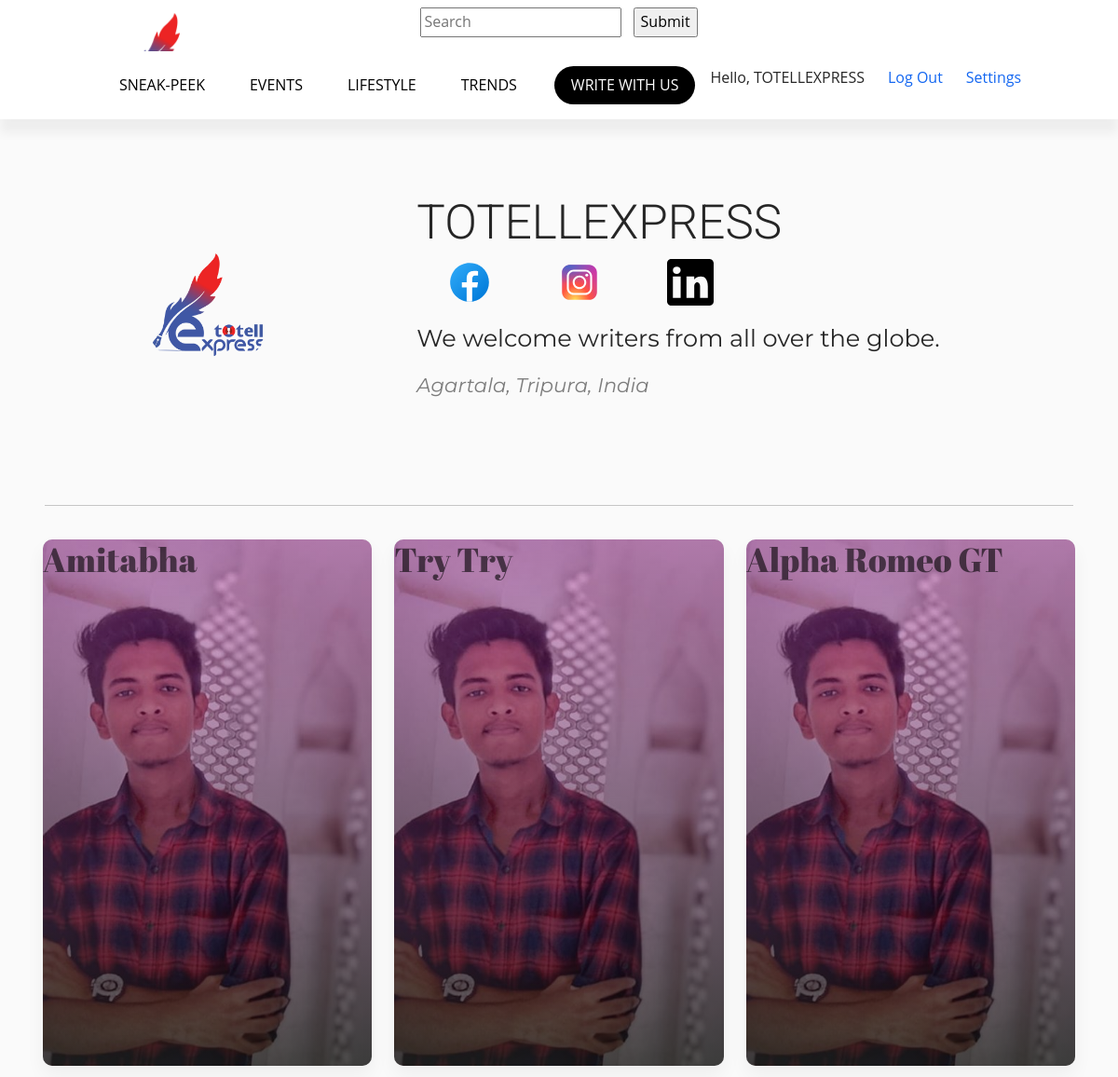
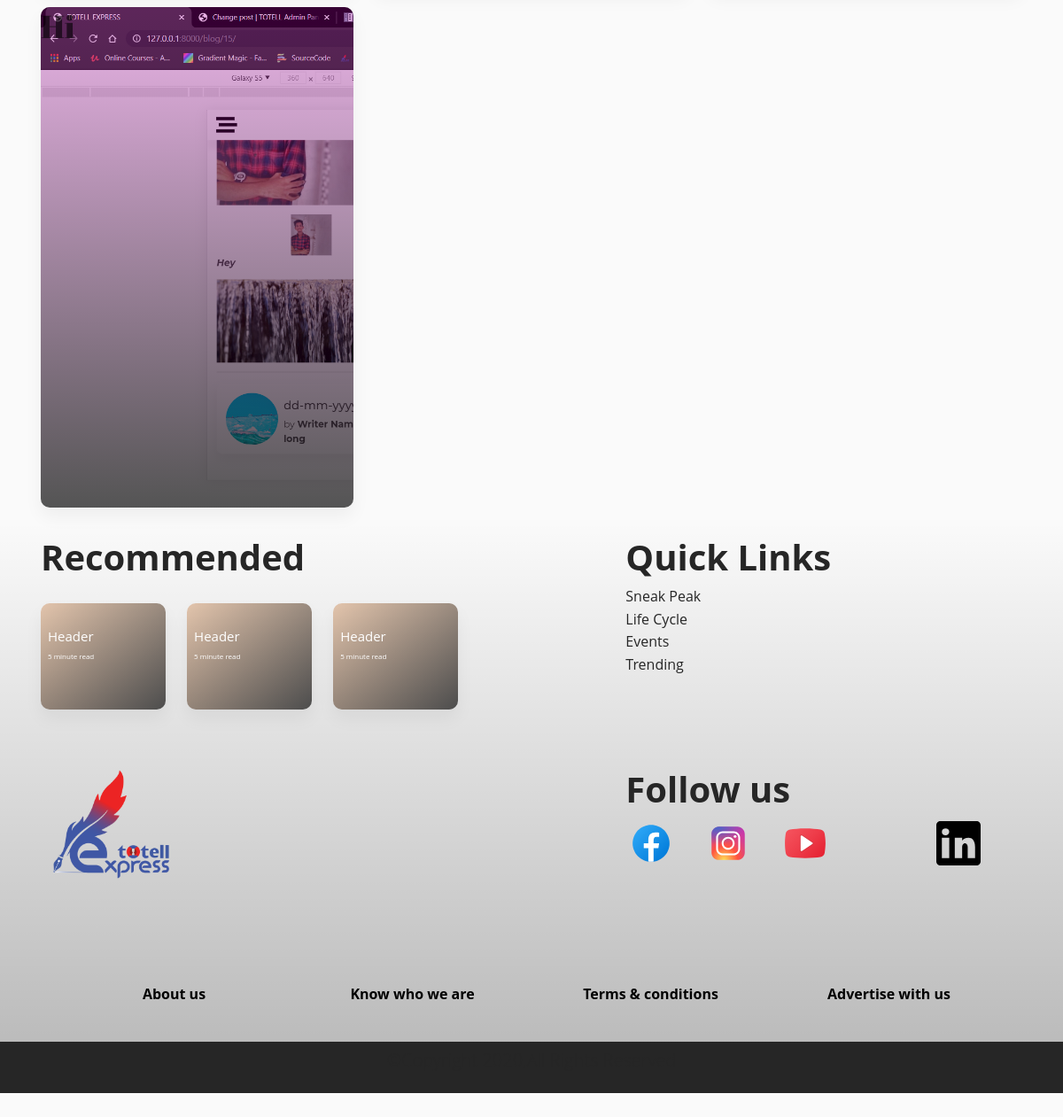
The page /profile/7/ (signed in) on the database its author committed (2 pictures, top to bottom).
### Blog/models.py (models this page shows, shortened)
class Writer(models.Model):
    user = models.OneToOneField(User, null=True, blank=True, on_delete=models.CASCADE)
    email = models.EmailField(unique=True)
    profile_pic = models.ImageField(default='Bloggers/profile.png', upload_to = 'Bloggers')
    bio = models.TextField()
    locality = models.CharField(max_length=25)
    state = models.CharField(max_length=25)
    country = models.CharField(max_length=25)
    instagram = models.URLField(unique=True, blank=True, null=True)
    linkedin = models.URLField(unique=True, blank=True, null=True)
    facebook = models.URLField(unique=True, blank=True, null=True)
    date = models.DateField(auto_now_add=True, blank=True, null=True)

class Post(models.Model):
    blogChoice = (
        ('Sneak Peek', 'Sneak Peek'),
        ('Events', 'Events'),
        ('Lifestyle', 'Lifestyle'),
        ('Trends', 'Trends'),
    )
    blogType = models.CharField(max_length=25, choices=blogChoice, null=True)
    title = models.CharField(max_length=100)
    cover = models.ImageField(upload_to='Blog Image')
    content = tinymce_models.HTMLField()
    timestamp = models.DateTimeField(auto_now_add=True, blank=True)
    approve = models.BooleanField(default=False)
    recommend = models.BooleanField(default=False)
    time = models.IntegerField()
    likes = models.ManyToManyField(User, related_name='blog_posts', blank=True)
    view = models.ManyToManyField(User, related_name='blog_views', blank=True)
    post_writer = models.ForeignKey(Writer,null=True, related_name="tags", related_query_name="tag", on_delete=models.CASCADE)

### Blog/views.py (the view)
# urls.py: path('profile/<str:pk>/', views.profile, name="profile"),
def profile(request, pk):
    writer = Writer.objects.get(id=pk)
    posts = writer.tags.filter(approve=True)
    context = {'writer': writer, 'posts': posts}
    return render(request, 'Home/profile.html', context)

### templates/Home/profile.html (shortened to what this page needs)
{% extends 'Blog/base.html' %}
{% load static %}
{% block body %}
<link rel="stylesheet" href="{% static 'css/profile.css' %}">
<header>
    <div class="container">
        <div class="profile">
            <div class="profile-image">
                <img class="prof-pic" src="{{writer.profile_pic.url}}" alt="">
            </div>
            <div class="profile-user-settings">
                <h1 class="profile-user-name">{{writer.user.username}}</h1>
            </div>
            <div class="profile-stats">
                <ul>
                    {% if writer.facebook %}
                    <li><a href="{{writer.facebook}}"><span class="profile-stat-count"><img id="socialicon"
                                    src="{% static 'img/icons8-facebook.svg' %}" alt=""></span></a></li>
                    {% endif %}
                    {% if writer.instagram %}
                    <li><a href="{{writer.instagram}}"><span class="profile-stat-count"><img id="socialicon"
                                    src="{% static 'img/icons8-instagram.svg' %}" alt=""></span></a></li>
                    {% endif %}
                    {% if writer.linkedin %}
                    <li><a href="{{writer.linkedin}}"><span class="profile-stat-count"><img id="socialicon"
                                    src="{% static 'img/icons8-linkedin.svg' %}" alt=""></span></a></li>
                    {% endif %}
                </ul>
            </div>
            <div class="profile-bio">
                <p class="bio">{{writer.bio}}</p>
                <p class="address">{{writer.locality}}, {{writer.state}}, {{writer.country}}</p>
            </div>
        </div>
    </div>
</header>
<hr class="mr-5 ml-5">
<div class="container">
    <div class="row">
        {% for post in posts %}
        <div class="col-md-4">
            <a href="{% url 'blog' post.id %}">
                <div class="card-text-center">
                    <div class="card body " id="latest3" style="background: url({{post.cover.url}});
                    background-size: cover;">
                        <div id="latest11">
                            <h3>{{post.title}}</h3>
                        </div>
                    </div>
                </div>
            </a>
        </div>
        {% endfor %}
    </div>
</div>
{% endblock body %}

### templates/Blog/nav-category.html (shortened to what this page needs)
{% load static %}
<div class="" style="background: white;">
    <nav class="navbar navbar-light fixed-top navbar-expand-sm" id="topnav">
        <form method="GET" action="{% url 'search' %}" class="form-inline">
            <input class="form mr-sm-2" name="query" id="query" type="search" placeholder="Search" aria-label="Search" />
            <input type="submit" value="Submit">
        </form>
    </nav>
</div>
<nav class="navbar sticky-top navbar-expand-lg navbar-dark primary-color" id="a">
    <div class="collapse navbar-collapse" id="navbarnav">
        <ul class="navbar-nav m-auto p-2">
            <li class="nav-item px-3 active">
                <a href="{% url 'sneakpeek' %}" class="nav-link">SNEAK-PEEK</a>
            </li>
            <li class="nav-item px-3">
                <a href="{% url 'events' %}" class="nav-link">EVENTS</a>
            </li>
            <li class="nav-item px-3">
                <a href="{% url 'lifestyle' %}" class="nav-link">LIFESTYLE</a>
            </li>
            <li class="nav-item px-3">
                <a href="{% url 'trends' %}" class="nav-link"> TRENDS</a>
            </li>
            <li class="nav-item px-3">
                <a id="wwu" href="{% url 'writewithus' %}" class="nav-link">
                    <p style="margin: 0 10px 0 10px;padding: 0;color: white;font-weight: 500;">WRITE WITH US</p>
                </a>
            </li>
            {% if user.is_authenticated %}
            <li>Hello, {{user.username}}</li>
            <li><a href="{% url 'logout' %}">&nbsp &nbsp &nbsp Log Out</a></li>
            <li><a href="{% url 'settings' %}">&nbsp &nbsp &nbsp Settings</a></li>
            {% else %}
            <li><a href="{% url 'register' %}">&nbsp &nbsp &nbsp Register</a></li>
            <li><a href="{% url 'login' %}">&nbsp &nbsp &nbsp Log In</a></li>
            {% endif %}
        </ul>
    </div>
</nav>

### static/css/article.css (style rules this page uses)
body { font-family: "Montserrat", sans-serif; margin: 0; padding: 0; overflow-x: hidden; }
#socialicon { width: 100%; }
.navbar { background-color: 0 10px 10px rgba(0, 0, 0, 0.25) !important; box-shadow: 0 15px 10px rgba(0, 0, 0, 0.05) !important; }
#wwu { background-color: rgb(0, 0, 0); color: white; border-radius: 50px; }
.nav-link { color: black !important; }
#topnav { box-shadow: none !important; justify-content: center; position: relative; background-color: rgba(0, 0, 0, 0); padding-bottom: 15px; }
#latest11 { background-image: linear-gradient( to bottom, rgba(194, 0, 184, 0.281), rgba(0, 0, 0, 0.664) ); border-radius: 10px; height: 100%; color: #fff; }
.card { border-radius: 10px; }
#a { background: #fff; }
#latest3 { height: 565px; background: url(https://images.unsplash.com/photo-1593876037475-3d9bb68a3874?ixlib=rb-1.2.1&ixid=eyJhcHBfaWQiOjEyMDd9&auto=format&fit=crop&w=1050&q=80); background-size: cover; }
ul li { list-style-type: none; }
.card { margin-top: 20px !important; box-shadow: rgba(0, 0, 0, 0.25) !important; }

### static/css/profile.css (style rules this page uses)
body { font-family: "Open Sans", Arial, sans-serif; min-height: 100vh; background-color: #fafafa; color: #262626; padding-bottom: 3rem; }
h3 { font-size: 3vw; font-family: 'Abril Fatface', cursive; color: rgba(0, 0, 0, 0.6) !important; }
.bio { font-family: 'Montserrat', sans-serif; }
.address { font-family: 'Montserrat', sans-serif; font-size: smaller; font-style: italic; color: rgba(0, 0, 0, 0.5); }
#socialicon { width: 50px; padding: 0 !important; margin: 0 !important; }
.profile { padding: 5rem 0; }
.profile::after { content: ""; display: block; clear: both; }
.profile-image { float: left; width: calc(33.333% - 1rem); display: flex; justify-content: center; align-items: center; margin-right: 3rem; }
.profile-image img { border-radius: 50%; }
.profile-user-settings, .profile-stats, .profile-bio { float: left; width: calc(66.666% - 2rem); }
.profile-user-settings { margin-top: 1.1rem; }
.profile-user-name { display: inline-block; font-size: 3.2rem; font-weight: 300; font-family: 'Roboto', sans-serif; }
.profile-stats { margin-top: 2.3rem; }
.profile-stats li { display: inline-block; font-size: 1.6rem; line-height: 1.5; margin-right: 4rem; cursor: pointer; }
.profile-stats li:last-of-type { margin-right: 0; }
.profile-bio { font-size: 1.6rem; font-weight: 400; line-height: 1.5; margin-top: 2.3rem; }
.profile-real-name, .profile-stat-count, .profile-edit-btn { font-weight: 600; }
.prof-pic { max-width: 12vw; }

### rows shown on the page
Writer: profile_pic (picture), user.username "TOTELLEXPRESS", bio "We welcome writers from all over the globe.", locality "Agartala", state "Tripura", country "India"
Post: cover (picture), title "Amitabha"
Post: cover (picture), title "Try Try"
Post: cover (picture), title "Alpha Romeo GT"
Post: cover (picture), title "Hi"

### other values the page prints
{{ user.username }} "TOTELLEXPRESS"
